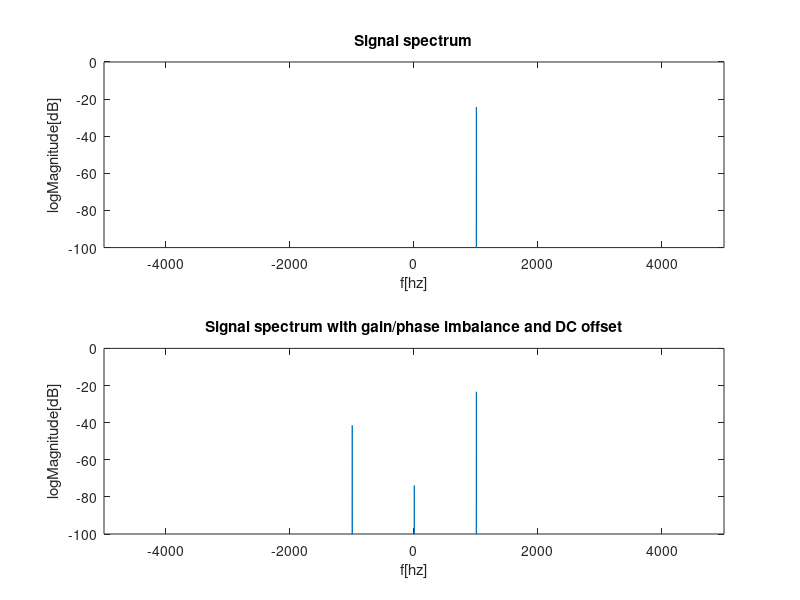
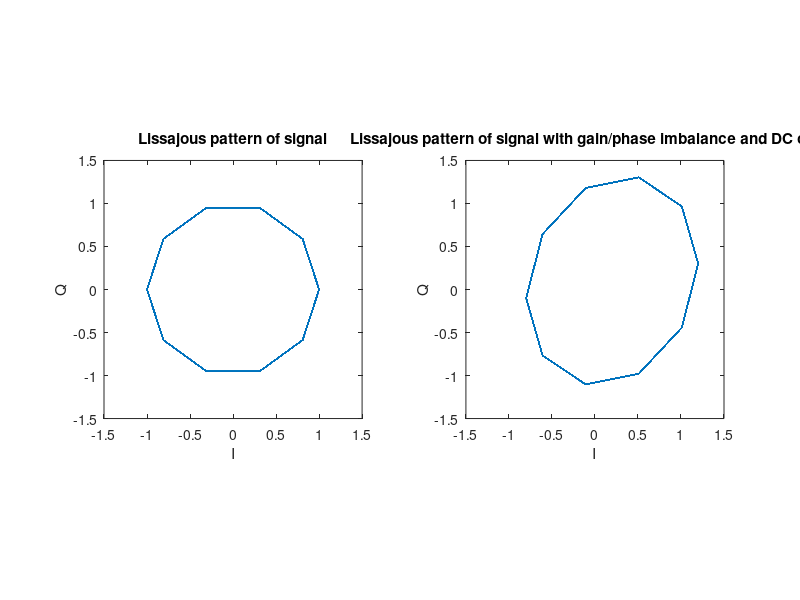

The MATLAB source for these figures, in order: (Note: this script raises an error after producing the figures.)
clear
close all

% Task 1 a)
N = 1000;
f = 1000;
fs = 10000;
ws = fs*2*pi;
x0 = cos(2*pi*[0:999]*f/fs);
y0 = sin(2*pi*[0:999]*f/fs);
ee = 0.2;
aa = 0.2;
dc_x = 0.2;
dc_y =0.1;

x1 = x0 + dc_x;
y1 = (1+ee).*y0+aa.*x0+dc_y;



% Plot spectrum of signal
figure
ww = kaiser(1000,10)';
ww = ww/sum(ww);
subplot(2,1,1)
plot(linspace(-0.5,0.5,1000)*fs,fftshift(20*log10(abs(fft(x0+j*y0)).*ww)))
xlim([-5000 5000])
ylim([-100 0])
title('Signal spectrum')
xlabel('f[hz]')
ylabel('logMagnitude[dB]')

%Plot spectrum of signal with gain/phase imbalance and DC offset
subplot(2,1,2)

plot(linspace(-0.5,0.5,1000)*fs,fftshift(20*log10(abs(fft(x1+j*y1)).*ww)))
title('Signal spectrum with gain/phase imbalance and DC offset')
xlabel('f[hz]')
ylabel('logMagnitude[dB]')
xlim([-5000 5000])
ylim([-100 0])

% Plot Lissajous pattern of signal
figure
subplot(1,2,1)
plot(x0,imag(j*y0))
axis('square')
title('Lissajous pattern of signal')
xlabel('I')
ylabel('Q')
ylim([-1.5 1.5])
xlim([-1.5 1.5])

% Plot lissajous pattern of signal with DC offset and gain/phase imbalance
subplot(1,2,2)
plot(x1,imag(j*y1))
axis('square')
title('Lissajous pattern of signal with gain/phase imbalance and DC offset')
xlabel('I')
ylabel('Q')
ylim([-1.5 1.5])
xlim([-1.5 1.5])

% Task b)

% Run DC canceller for I
[x2, dc_hat_x_sv] = DC_canceller(x1, N, 0.01);

% Run DC canceller for Q
[y2, dc_hat_y_sv] = DC_canceller(y1, N, 0.01);

%Plot DC estimates for I and Q
figure
plot(0:N-1,dc_hat_x_sv,'r')
hold on
plot(0:N-1,dc_hat_y_sv,'b')
legend('I','Q')
title('DC Estimate for I and Q')

% Task c

% Run phase balancer
[y3, aa_hat_sv] = phase_balancer(y2,x2,N,0.01);

% Plot estimate of alpha and lissajous pattern of complex signal
figure
subplot(2,1,1)
plot(0:N-1,aa_hat_sv)
title('Estimates of alpha')
subplot(2,1,2)
plot(x2(800:end),imag(j*y3(800:end)))
axis('square')
title('Lissajous pattern of signal with corrected phase')
xlabel('I')
ylabel('Q')
ylim([-1.5 1.5])
xlim([-1.5 1.5])


% Task d

% Run gain balancer
[y4, ee_hat_sv] = gain_balancer(y3,x2,N,0.01);

% Plot epsilon estimates and lissajous pattern of complex signal
figure
subplot(2,1,1)
plot(0:N-1,ee_hat_sv)
title('Estimates of epsilon')
subplot(2,1,2)
plot(x2(800:end),imag(j*y4(800:end)))
axis('square')
title('Lissajous pattern of signal with corrected gain')
xlabel('I')
ylabel('Q')
ylim([-1.5 1.5])
xlim([-1.5 1.5])

% Task e)

N = 20000;
mu = 0.001
% Generate random QPSK data
x0=((floor(2*rand(1,N))-0.5)/0.5);
y0=((floor(2*rand(1,N))-0.5)/0.5);
x1 = x0 + dc_x;
y1 = (1+ee)*y0+aa*x0+dc_y;

% Run DC canceller for I
[x2, ~] = DC_canceller(x1, N, mu);

% Run DC canceller for Q
[y2, ~] = DC_canceller(y1, N, mu);

% Run phase balancer
[y3, ~] = phase_balancer(y2,x2,N,mu);

% Run gain balancer
[y4, ~] = gain_balancer(y3,x2,N,mu);

% Plot signal before corrupted by DC and gain/phase imbalance
figure
subplot(2,3,1)
plot_constellation(x0+j*y0,N,1,'Signal')
subplot(2,3,2)
plot_constellation(x1+j*y1,N,1,'Signal with DC offset and gain/phase imbalance')
subplot(2,3,3)
plot_constellation(x2+j*y2,N,N-1000,'DC-cancelled signal')
subplot(2,3,4)
plot_constellation(x2+j*y3,N,N-1000,'Phase-balanced signal')
subplot(2,3,5)
plot_constellation(x2+j*y4,N,N-1000,'Gain-balanced signal')

ha = axes('Position',[0 0 1 1],'Xlim',[0 1],'Ylim',[0 
1],'Box','off','Visible','off','Units','normalized', 'clipping' , 'off');

text(0.5, 1,'\bf Constellation Diagrams','HorizontalAlignment' ,'center','VerticalAlignment', 'top');

